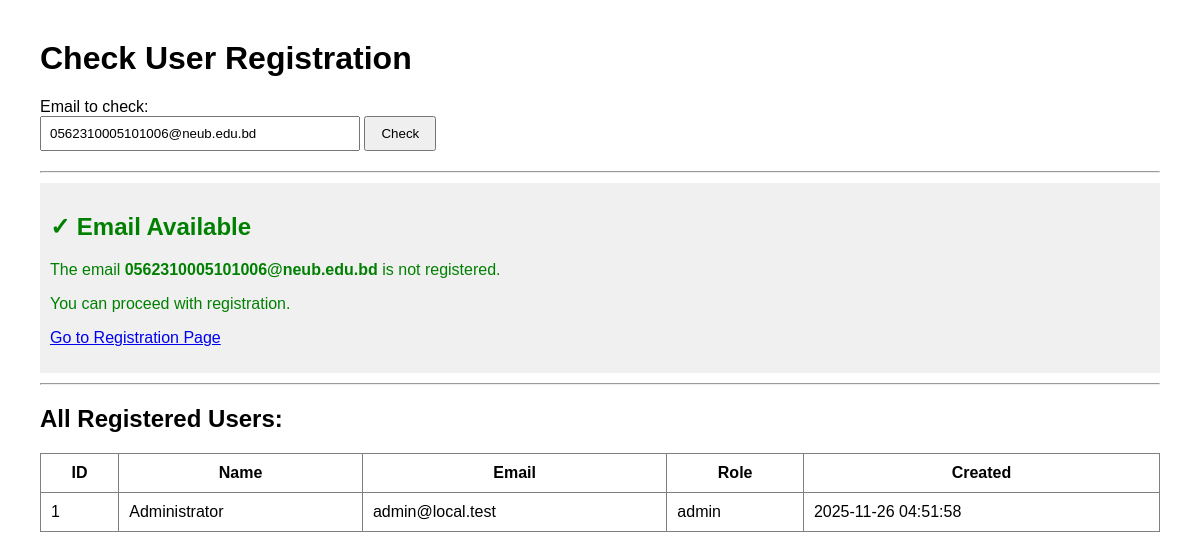
Page /check_user.php on the committed database.
### tables this page shows
CREATE TABLE users (
	id INT AUTO_INCREMENT PRIMARY KEY,
	name VARCHAR(100) NOT NULL,
	email VARCHAR(150) NOT NULL UNIQUE,
	password_hash VARCHAR(255) NOT NULL,
	role ENUM('customer','admin') NOT NULL DEFAULT 'customer',
	login_attempts INT NOT NULL DEFAULT 0,
	lock_until DATETIME NULL,
	created_at DATETIME NOT NULL
);

### check_user.php (the view, shortened to what this page needs)
<?php
$emailToCheck = $_GET['email'] ?? '0562310005101006@neub.edu.bd';
echo "<!DOCTYPE html>
<html>
<head>
    <title>Check User - Cafe Manager</title>
    <style>
        body { font-family: Arial, sans-serif; margin: 40px; }
        .success { color: green; padding: 10px; background: #f0f0f0; margin: 10px 0; }
        .error { color: red; padding: 10px; background: #ffe0e0; margin: 10px 0; }
        .info { color: blue; padding: 10px; background: #e0e0ff; margin: 10px 0; }
        pre { background: #f5f5f5; padding: 10px; border-radius: 5px; overflow-x: auto; }
        form { margin: 20px 0; }
        input[type='email'] { padding: 8px; width: 300px; }
        button { padding: 8px 15px; }
    </style>
</head>
<body>
    <h1>Check User Registration</h1>
    <form method='get'>
        <label>Email to check:</label><br>
        <input type='email' name='email' value='" . htmlspecialchars($emailToCheck) . "' required>
        <button type='submit'>Check</button>
    </form>
    <hr>";
try {
    $pdo = get_pdo();
    $stmt = $pdo->prepare("SELECT id, name, email, role, created_at FROM users WHERE email = ?");
    $stmt->execute([$emailToCheck]);
    $user = $stmt->fetch();
    if ($user) {
        echo "<div class='error'>";
        echo "<h2>✗ Email Already Registered</h2>";
        echo "<p>The email <strong>" . htmlspecialchars($emailToCheck) . "</strong> is already registered.</p>";
        echo "<h3>User Details:</h3>";
        echo "<pre>";
        echo "ID: " . htmlspecialchars($user['id']) . "\n";
        echo "Name: " . htmlspecialchars($user['name']) . "\n";
        echo "Email: " . htmlspecialchars($user['email']) . "\n";
        echo "Role: " . htmlspecialchars($user['role']) . "\n";
        echo "Created: " . htmlspecialchars($user['created_at']) . "\n";
        echo "</pre>";
        echo "</div>";
        echo "<div class='info'>";
        echo "<h3>Options:</h3>";
        echo "<ol>";
        echo "<li><strong>Use a different email</strong> to register a new account</li>";
        echo "<li><strong>Login with this email</strong> if it's your account: <a href='auth/login.php'>Login Page</a></li>";
        echo "<li><strong>Delete this user</strong> if you want to register again (see below)</li>";
        echo "</ol>";
        echo "</div>";
        if (isset($_GET['delete']) && $_GET['delete'] === 'yes') {
            try {
                $deleteStmt = $pdo->prepare("DELETE FROM users WHERE email = ?");
                $deleteStmt->execute([$emailToCheck]);
                echo "<div class='success'>";
                echo "<p>✓ User deleted successfully. You can now register with this email.</p>";
                echo "<p><a href='auth/register.php'>Go to Registration Page</a></p>";
                echo "</div>";
            } catch (PDOException $e) {
                echo "<div class='error'>";
                echo "<p>✗ Error deleting user: " . htmlspecialchars($e->getMessage()) . "</p>";
                echo "</div>";
            }
        } else {
            echo "<div class='info'>";
            echo "<p><strong>Warning:</strong> If you want to delete this user and register again, click:</p>";
            echo "<p><a href='?email=" . urlencode($emailToCheck) . "&delete=yes' onclick=\"return confirm('Are you sure you want to delete this user?');\" style='color: red;'>Delete User</a></p>";
            echo "</div>";
        }
    } else {
        echo "<div class='success'>";
        echo "<h2>✓ Email Available</h2>";
        echo "<p>The email <strong>" . htmlspecialchars($emailToCheck) . "</strong> is not registered.</p>";
        echo "<p>You can proceed with registration.</p>";
        echo "<p><a href='auth/register.php'>Go to Registration Page</a></p>";
        echo "</div>";
    }
    echo "<hr>";
    echo "<h2>All Registered Users:</h2>";
    $stmt = $pdo->query("SELECT id, name, email, role, created_at FROM users ORDER BY created_at DESC");
    $allUsers = $stmt->fetchAll();
    if (empty($allUsers)) {
        echo "<p class='info'>No users found in database.</p>";
    } else {
        echo "<table border='1' cellpadding='10' style='border-collapse: collapse; width: 100%;'>";
        echo "<tr><th>ID</th><th>Name</th><th>Email</th><th>Role</th><th>Created</th></tr>";
        foreach ($allUsers as $u) {
            $highlight = ($u['email'] === $emailToCheck) ? " style='background: #ffffcc;'" : "";
            echo "<tr$highlight>";
            echo "<td>" . htmlspecialchars($u['id']) . "</td>";
            echo "<td>" . htmlspecialchars($u['name']) . "</td>";
            echo "<td>" . htmlspecialchars($u['email']) . "</td>";
            echo "<td>" . htmlspecialchars($u['role']) . "</td>";
            echo "<td>" . htmlspecialchars($u['created_at']) . "</td>";
            echo "</tr>";
        }
        echo "</table>";
    }
} catch (PDOException $e) {
    echo "<div class='error'>";
    echo "<p>✗ Database Error: " . htmlspecialchars($e->getMessage()) . "</p>";
    echo "</div>";
}
echo "</body></html>";

### check_user.php (style rules this page uses)
body { font-family: Arial, sans-serif; margin: 40px; }
.success { color: green; padding: 10px; background: #f0f0f0; margin: 10px 0; }
form { margin: 20px 0; }
input[type='email'] { padding: 8px; width: 300px; }
button { padding: 8px 15px; }

### rows in the picture
users: id "1", name "Administrator", email "admin@local.test", role "admin", created_at "2025-11-26 04:51:58"

### other values in the picture
$emailToCheck "0562310005101006@neub.edu.bd"
